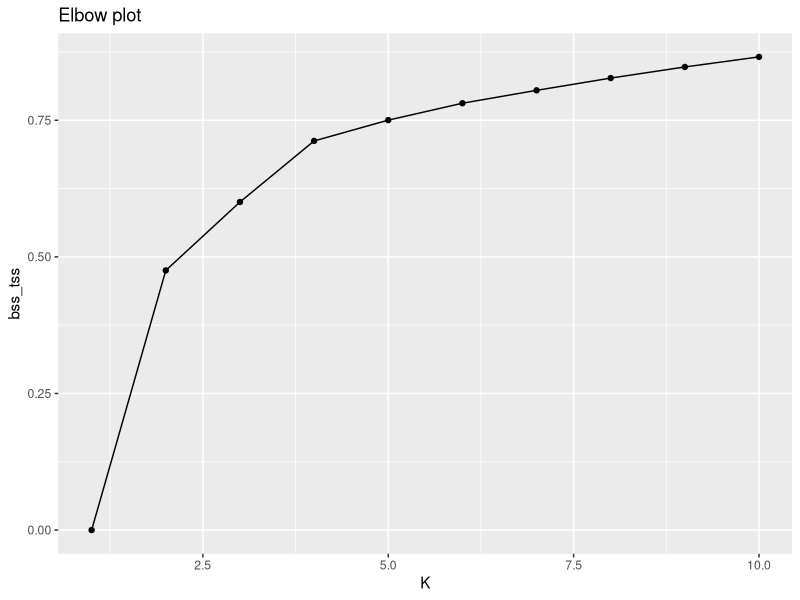
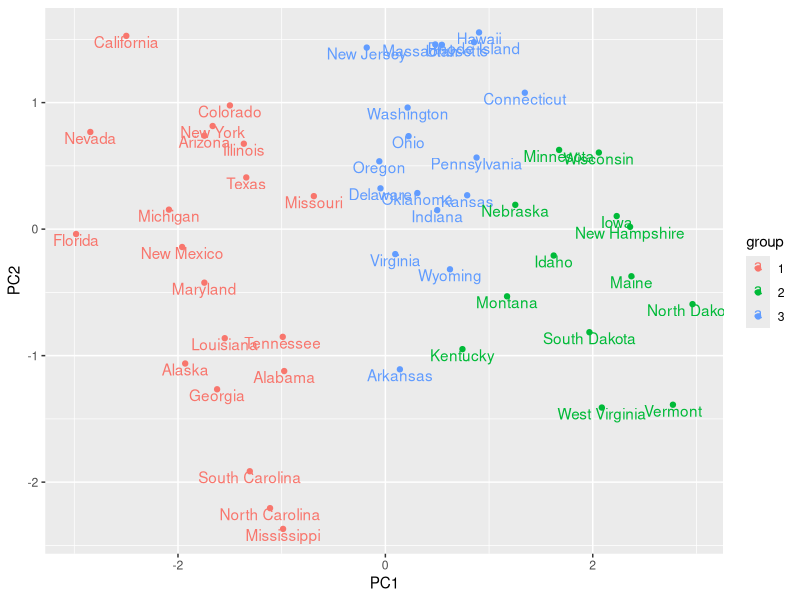
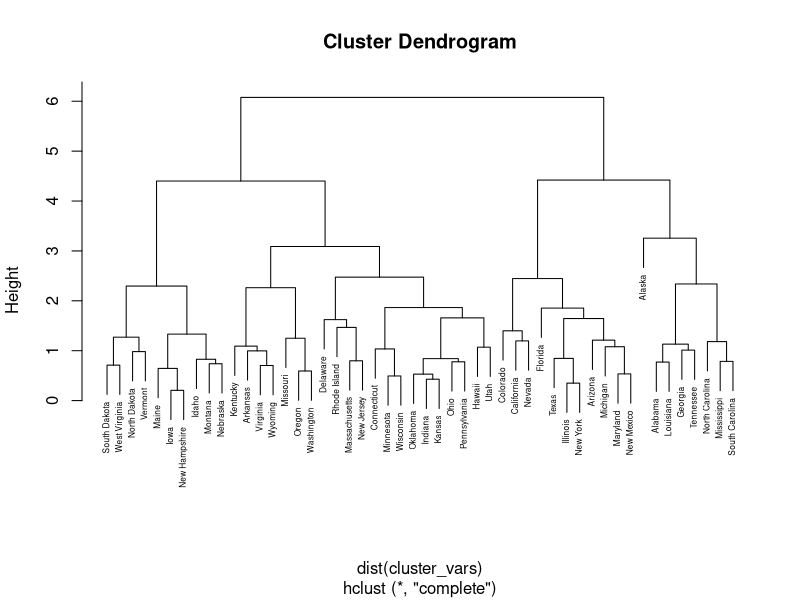
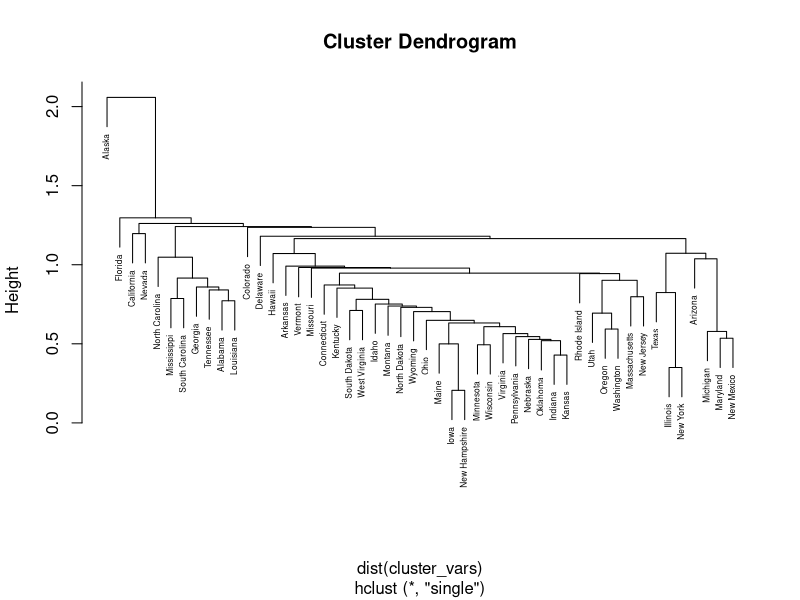
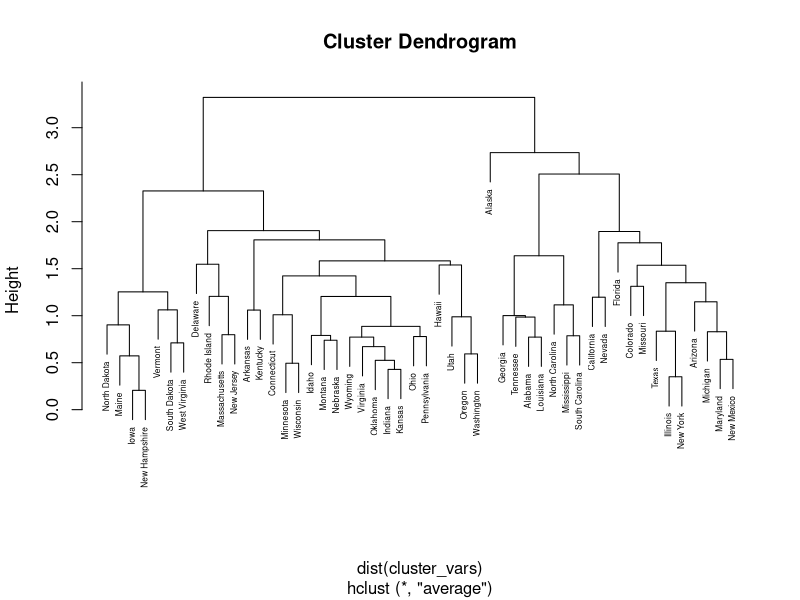
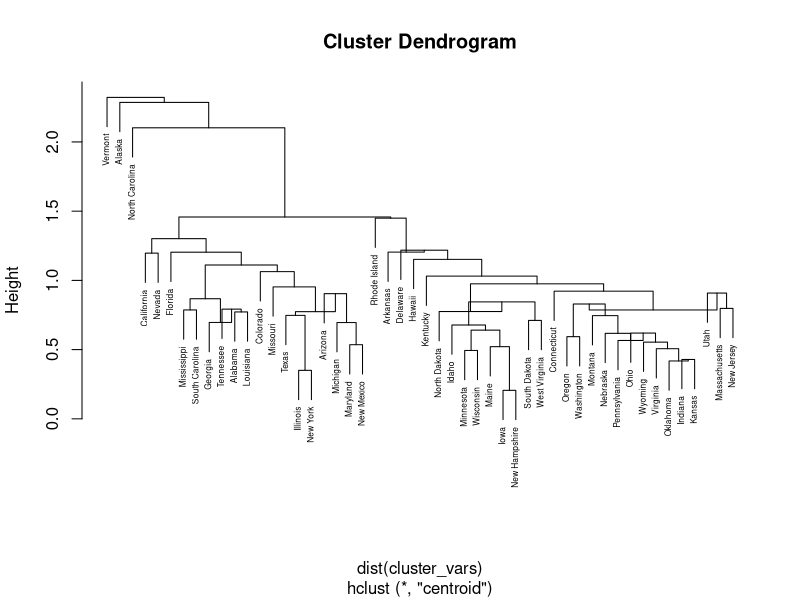
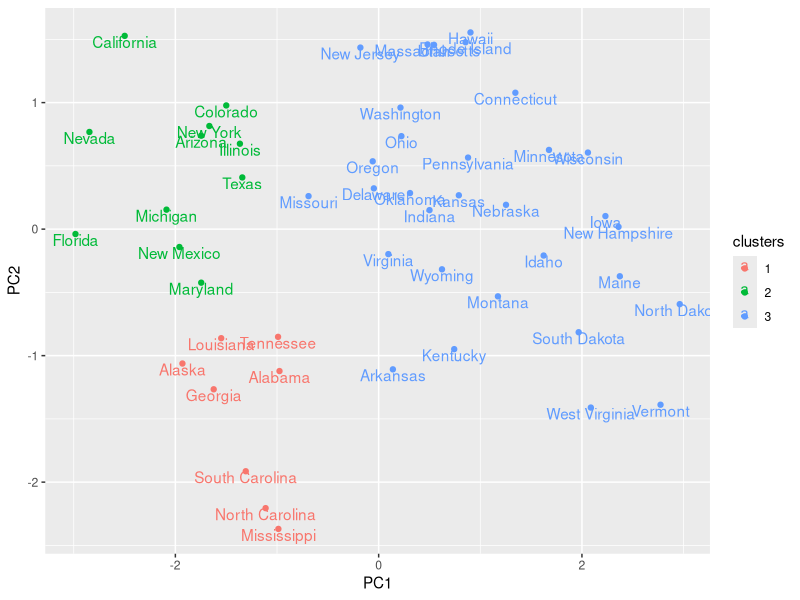

Source code (R) for these figures, in order:
## ---- chunk 1
# CHUNK 1
# Clean the working memory
rm(list = ls())

data(USArrests)

# Scale the variables
cluster_vars <- as.data.frame(scale(USArrests))

# kmeans() uses random initial cluster centers
set.seed(1)

km1 <- kmeans(cluster_vars, centers = 1, nstart = 20)
km2 <- kmeans(cluster_vars, centers = 2, nstart = 20)
km3 <- kmeans(cluster_vars, centers = 3, nstart = 20)
km4 <- kmeans(cluster_vars, centers = 4, nstart = 20)
km5 <- kmeans(cluster_vars, centers = 5, nstart = 20)
km6 <- kmeans(cluster_vars, centers = 6, nstart = 20)
km7 <- kmeans(cluster_vars, centers = 7, nstart = 20)
km8 <- kmeans(cluster_vars, centers = 8, nstart = 20)
km9 <- kmeans(cluster_vars, centers = 9, nstart = 20)
km10 <- kmeans(cluster_vars, centers = 10, nstart = 20)

var.exp <- data.frame(K = 1:10,
                      bss_tss = c(km1$betweenss/km1$totss,
                                  km2$betweenss/km2$totss,
                                  km3$betweenss/km3$totss,
                                  km4$betweenss/km4$totss,
                                  km5$betweenss/km5$totss,
                                  km6$betweenss/km6$totss,
                                  km7$betweenss/km7$totss,
                                  km8$betweenss/km8$totss,
                                  km9$betweenss/km9$totss,
                                  km10$betweenss/km10$totss))

# Make an elbow plot
library(ggplot2)
ggplot(var.exp, aes(x = K, y = bss_tss)) +
  geom_point() +
  geom_line() +
  ggtitle("Elbow plot")
## ---- chunk 2
# CHUNK 2
km3
## ---- chunk 3
# CHUNK 3
# Get the cluster groups
USArrests$group <- as.factor(km3$cluster)

library(dplyr)
USArrests %>%
  group_by(group) %>%
  summarize(
    Murder = mean(Murder),
    Assault = mean(Assault),
    UrbanPop = mean(UrbanPop),
    Rape = mean(Rape)
  )
## ---- chunk 4
# CHUNK 4
# Recreate the results from Subsection 6.1.3
PCA <- prcomp(USArrests[, 1:4], center = TRUE, scale. = TRUE)
USArrests$PC1 <- PCA$x[, 1]
USArrests$PC2 <- PCA$x[, 2]

ggplot(USArrests, aes(x = PC1, y = PC2, col = group, label = row.names(USArrests))) +
  geom_point() +
  geom_text(vjust = 1)
## ---- chunk 5
# CHUNK 5
hc.complete <- hclust(dist(cluster_vars))  # complete linkage by default
hc.single <- hclust(dist(cluster_vars), method = "single")
hc.average <- hclust(dist(cluster_vars), method = "average")
hc.centroid <- hclust(dist(cluster_vars), method = "centroid")

plot(hc.complete, cex = 0.5)
plot(hc.single, cex = 0.5)
plot(hc.average, cex = 0.5)
plot(hc.centroid, cex = 0.5)
## ---- chunk 6
# CHUNK 6
USArrests$clusters <- as.factor(cutree(hc.complete, 3))

ggplot(data = USArrests, aes(x = PC1, y = PC2, col = clusters, label = row.names(USArrests))) + 
  geom_point() +
  geom_text(vjust = 1)
